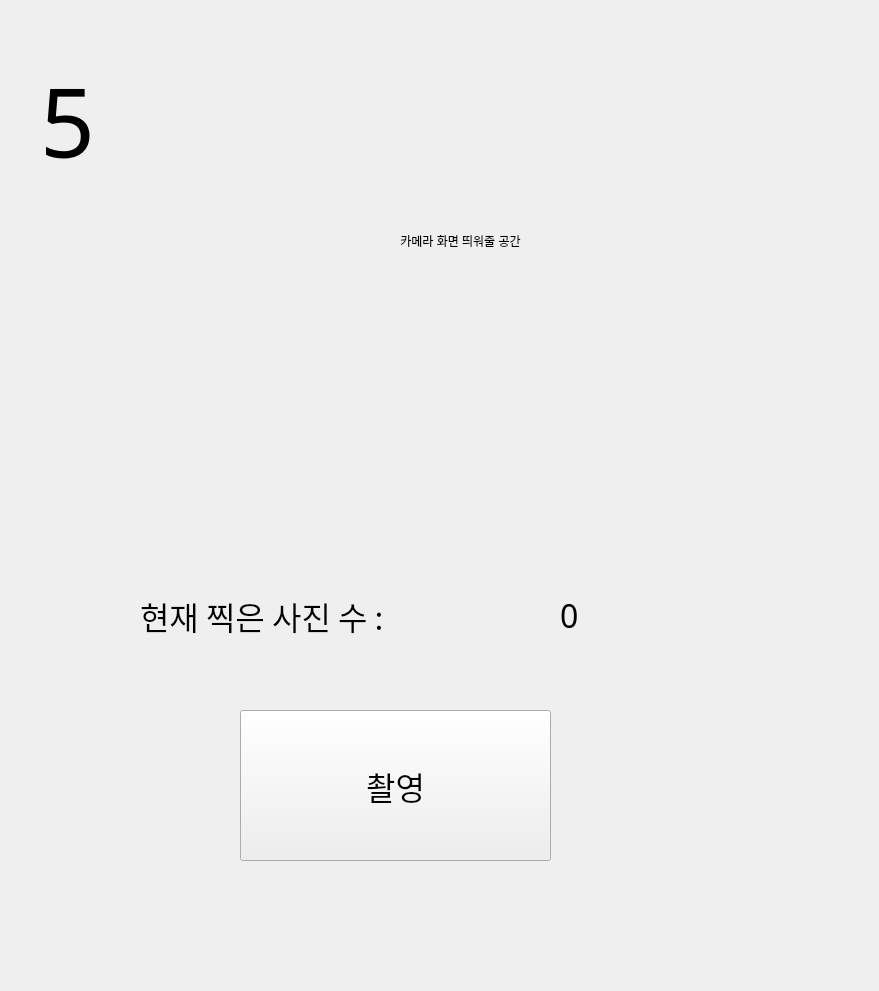
<?xml version="1.0" encoding="UTF-8"?>
<ui version="4.0">
 <class>MainWindow</class>
 <widget class="QMainWindow" name="MainWindow">
  <property name="geometry">
   <rect>
    <x>0</x>
    <y>0</y>
    <width>879</width>
    <height>991</height>
   </rect>
  </property>
  <property name="windowTitle">
   <string>MainWindow</string>
  </property>
  <widget class="QWidget" name="centralwidget">
   <widget class="QStackedWidget" name="stack">
    <property name="geometry">
     <rect>
      <x>0</x>
      <y>480</y>
      <width>800</width>
      <height>480</height>
     </rect>
    </property>
    <property name="sizePolicy">
     <sizepolicy hsizetype="Fixed" vsizetype="Fixed">
      <horstretch>0</horstretch>
      <verstretch>0</verstretch>
     </sizepolicy>
    </property>
    <property name="currentIndex">
     <number>3</number>
    </property>
    <widget class="QWidget" name="InitPage">
     <widget class="QLabel" name="label">
      <property name="geometry">
       <rect>
        <x>180</x>
        <y>240</y>
        <width>451</width>
        <height>61</height>
       </rect>
      </property>
      <property name="layoutDirection">
       <enum>Qt::LeftToRight</enum>
      </property>
      <property name="text">
       <string>&lt;html&gt;&lt;head/&gt;&lt;body&gt;&lt;p&gt;&lt;span style=&quot; font-size:16pt; font-weight:600;&quot;&gt;터치하여 PhoRest를 시작해 보세요&lt;/span&gt;&lt;/p&gt;&lt;/body&gt;&lt;/html&gt;</string>
      </property>
      <property name="alignment">
       <set>Qt::AlignCenter</set>
      </property>
     </widget>
    </widget>
    <widget class="QWidget" name="ChoosePeoplePage">
     <widget class="QLabel" name="label_3">
      <property name="geometry">
       <rect>
        <x>40</x>
        <y>50</y>
        <width>471</width>
        <height>71</height>
       </rect>
      </property>
      <property name="text">
       <string>&lt;html&gt;&lt;head/&gt;&lt;body&gt;&lt;p&gt;&lt;span style=&quot; font-size:20pt; font-weight:600;&quot;&gt;촬영할 인원수를 선택해주세요&lt;/span&gt;&lt;/p&gt;&lt;/body&gt;&lt;/html&gt;</string>
      </property>
     </widget>
     <widget class="Line" name="line_2">
      <property name="geometry">
       <rect>
        <x>0</x>
        <y>170</y>
        <width>801</width>
        <height>20</height>
       </rect>
      </property>
      <property name="orientation">
       <enum>Qt::Horizontal</enum>
      </property>
     </widget>
     <widget class="QLabel" name="label_4">
      <property name="geometry">
       <rect>
        <x>120</x>
        <y>120</y>
        <width>181</width>
        <height>41</height>
       </rect>
      </property>
      <property name="text">
       <string>&lt;html&gt;&lt;head/&gt;&lt;body&gt;&lt;p&gt;&lt;span style=&quot; font-size:14pt; font-weight:600;&quot;&gt;설정된 인원수 : &lt;/span&gt;&lt;/p&gt;&lt;/body&gt;&lt;/html&gt;</string>
      </property>
     </widget>
     <widget class="QLabel" name="NowPeople">
      <property name="geometry">
       <rect>
        <x>320</x>
        <y>120</y>
        <width>41</width>
        <height>41</height>
       </rect>
      </property>
      <property name="text">
       <string>&lt;html&gt;&lt;head/&gt;&lt;body&gt;&lt;p&gt;&lt;span style=&quot; font-size:14pt; font-weight:600;&quot;&gt;N명&lt;/span&gt;&lt;/p&gt;&lt;/body&gt;&lt;/html&gt;</string>
      </property>
     </widget>
     <widget class="QPushButton" name="RecommandBtn">
      <property name="geometry">
       <rect>
        <x>570</x>
        <y>60</y>
        <width>101</width>
        <height>61</height>
       </rect>
      </property>
      <property name="text">
       <string>추천 포즈</string>
      </property>
     </widget>
     <widget class="QPushButton" name="NextBtn">
      <property name="geometry">
       <rect>
        <x>700</x>
        <y>60</y>
        <width>61</width>
        <height>61</height>
       </rect>
      </property>
      <property name="styleSheet">
       <string notr="true">border-image:url('./nextImg.png')</string>
      </property>
      <property name="text">
       <string/>
      </property>
     </widget>
     <widget class="QWidget" name="gridLayoutWidget">
      <property name="geometry">
       <rect>
        <x>10</x>
        <y>180</y>
        <width>781</width>
        <height>271</height>
       </rect>
      </property>
      <layout class="QGridLayout" name="gridLayout">
       <property name="leftMargin">
        <number>20</number>
       </property>
       <property name="topMargin">
        <number>20</number>
       </property>
       <property name="rightMargin">
        <number>20</number>
       </property>
       <property name="bottomMargin">
        <number>20</number>
       </property>
       <property name="horizontalSpacing">
        <number>40</number>
       </property>
       <property name="verticalSpacing">
        <number>30</number>
       </property>
       <item row="0" column="2">
        <widget class="QPushButton" name="Btn3">
         <property name="sizePolicy">
          <sizepolicy hsizetype="Preferred" vsizetype="Preferred">
           <horstretch>0</horstretch>
           <verstretch>0</verstretch>
          </sizepolicy>
         </property>
         <property name="font">
          <font>
           <family>AcadEref</family>
           <pointsize>20</pointsize>
          </font>
         </property>
         <property name="text">
          <string>3명</string>
         </property>
        </widget>
       </item>
       <item row="1" column="0">
        <widget class="QPushButton" name="Btn5">
         <property name="sizePolicy">
          <sizepolicy hsizetype="Preferred" vsizetype="Preferred">
           <horstretch>0</horstretch>
           <verstretch>0</verstretch>
          </sizepolicy>
         </property>
         <property name="font">
          <font>
           <family>AcadEref</family>
           <pointsize>20</pointsize>
          </font>
         </property>
         <property name="text">
          <string>5명</string>
         </property>
        </widget>
       </item>
       <item row="0" column="0">
        <widget class="QPushButton" name="Btn1">
         <property name="enabled">
          <bool>true</bool>
         </property>
         <property name="sizePolicy">
          <sizepolicy hsizetype="Preferred" vsizetype="Preferred">
           <horstretch>0</horstretch>
           <verstretch>0</verstretch>
          </sizepolicy>
         </property>
         <property name="font">
          <font>
           <family>AcadEref</family>
           <pointsize>20</pointsize>
          </font>
         </property>
         <property name="text">
          <string>1명</string>
         </property>
        </widget>
       </item>
       <item row="1" column="1">
        <widget class="QPushButton" name="Btn6">
         <property name="sizePolicy">
          <sizepolicy hsizetype="Preferred" vsizetype="Preferred">
           <horstretch>0</horstretch>
           <verstretch>0</verstretch>
          </sizepolicy>
         </property>
         <property name="font">
          <font>
           <family>AcadEref</family>
           <pointsize>20</pointsize>
          </font>
         </property>
         <property name="text">
          <string>6명</string>
         </property>
        </widget>
       </item>
       <item row="0" column="1">
        <widget class="QPushButton" name="Btn2">
         <property name="sizePolicy">
          <sizepolicy hsizetype="Preferred" vsizetype="Preferred">
           <horstretch>0</horstretch>
           <verstretch>0</verstretch>
          </sizepolicy>
         </property>
         <property name="font">
          <font>
           <family>AcadEref</family>
           <pointsize>20</pointsize>
          </font>
         </property>
         <property name="text">
          <string>2명</string>
         </property>
        </widget>
       </item>
       <item row="0" column="3">
        <widget class="QPushButton" name="Btn4">
         <property name="sizePolicy">
          <sizepolicy hsizetype="Preferred" vsizetype="Preferred">
           <horstretch>0</horstretch>
           <verstretch>0</verstretch>
          </sizepolicy>
         </property>
         <property name="font">
          <font>
           <family>AcadEref</family>
           <pointsize>20</pointsize>
          </font>
         </property>
         <property name="text">
          <string>4명</string>
         </property>
        </widget>
       </item>
       <item row="1" column="2">
        <widget class="QPushButton" name="Btn7">
         <property name="sizePolicy">
          <sizepolicy hsizetype="Preferred" vsizetype="Preferred">
           <horstretch>0</horstretch>
           <verstretch>0</verstretch>
          </sizepolicy>
         </property>
         <property name="font">
          <font>
           <family>AcadEref</family>
           <pointsize>20</pointsize>
          </font>
         </property>
         <property name="text">
          <string>7명</string>
         </property>
        </widget>
       </item>
       <item row="1" column="3">
        <widget class="QPushButton" name="Btn8">
         <property name="sizePolicy">
          <sizepolicy hsizetype="Preferred" vsizetype="Preferred">
           <horstretch>0</horstretch>
           <verstretch>0</verstretch>
          </sizepolicy>
         </property>
         <property name="font">
          <font>
           <family>AcadEref</family>
           <pointsize>20</pointsize>
          </font>
         </property>
         <property name="text">
          <string>8명</string>
         </property>
        </widget>
       </item>
      </layout>
     </widget>
    </widget>
    <widget class="QWidget" name="ShotPage">
     <widget class="QPushButton" name="Btn_Already">
      <property name="geometry">
       <rect>
        <x>230</x>
        <y>170</y>
        <width>311</width>
        <height>151</height>
       </rect>
      </property>
      <property name="font">
       <font>
        <family>AcadEref</family>
        <pointsize>24</pointsize>
       </font>
      </property>
      <property name="autoFillBackground">
       <bool>false</bool>
      </property>
      <property name="text">
       <string>촬영 준비 완료</string>
      </property>
      <property name="autoDefault">
       <bool>false</bool>
      </property>
      <property name="default">
       <bool>false</bool>
      </property>
      <property name="flat">
       <bool>false</bool>
      </property>
     </widget>
     <widget class="QPushButton" name="Btn_Back_2">
      <property name="geometry">
       <rect>
        <x>50</x>
        <y>40</y>
        <width>81</width>
        <height>71</height>
       </rect>
      </property>
      <property name="text">
       <string>뒤로</string>
      </property>
     </widget>
    </widget>
    <widget class="QWidget" name="TimerPage">
     <widget class="QPushButton" name="Btn_Shot">
      <property name="geometry">
       <rect>
        <x>240</x>
        <y>230</y>
        <width>311</width>
        <height>151</height>
       </rect>
      </property>
      <property name="font">
       <font>
        <family>AcadEref</family>
        <pointsize>24</pointsize>
       </font>
      </property>
      <property name="autoFillBackground">
       <bool>false</bool>
      </property>
      <property name="text">
       <string>촬영</string>
      </property>
      <property name="autoDefault">
       <bool>false</bool>
      </property>
      <property name="default">
       <bool>false</bool>
      </property>
      <property name="flat">
       <bool>false</bool>
      </property>
     </widget>
     <widget class="QLabel" name="label_5">
      <property name="geometry">
       <rect>
        <x>140</x>
        <y>100</y>
        <width>401</width>
        <height>71</height>
       </rect>
      </property>
      <property name="font">
       <font>
        <family>AcadEref</family>
        <pointsize>24</pointsize>
       </font>
      </property>
      <property name="text">
       <string>현재 찍은 사진 수 : </string>
      </property>
     </widget>
     <widget class="QLabel" name="Current_Photo_Cnt">
      <property name="geometry">
       <rect>
        <x>560</x>
        <y>110</y>
        <width>51</width>
        <height>51</height>
       </rect>
      </property>
      <property name="font">
       <font>
        <family>AcadEref</family>
        <pointsize>24</pointsize>
       </font>
      </property>
      <property name="text">
       <string>0</string>
      </property>
     </widget>
    </widget>
    <widget class="QWidget" name="PrintPage">
     <widget class="QWidget" name="gridLayoutWidget_2">
      <property name="geometry">
       <rect>
        <x>19</x>
        <y>19</y>
        <width>681</width>
        <height>461</height>
       </rect>
      </property>
      <layout class="QGridLayout" name="gridLayout_2">
       <property name="leftMargin">
        <number>15</number>
       </property>
       <property name="topMargin">
        <number>15</number>
       </property>
       <property name="rightMargin">
        <number>15</number>
       </property>
       <property name="bottomMargin">
        <number>15</number>
       </property>
       <property name="spacing">
        <number>25</number>
       </property>
       <item row="1" column="0">
        <widget class="QLabel" name="Photo3">
         <property name="text">
          <string>이미지 3</string>
         </property>
        </widget>
       </item>
       <item row="0" column="0">
        <widget class="QLabel" name="Photo1">
         <property name="text">
          <string>이미지 1</string>
         </property>
        </widget>
       </item>
       <item row="0" column="1">
        <widget class="QLabel" name="Photo2">
         <property name="text">
          <string>이미지 2</string>
         </property>
        </widget>
       </item>
       <item row="1" column="1">
        <widget class="QLabel" name="Photo4">
         <property name="text">
          <string>이미지 4</string>
         </property>
        </widget>
       </item>
      </layout>
     </widget>
     <widget class="QPushButton" name="NextBtn_4">
      <property name="geometry">
       <rect>
        <x>720</x>
        <y>400</y>
        <width>61</width>
        <height>61</height>
       </rect>
      </property>
      <property name="styleSheet">
       <string notr="true">border-image:url('./nextImg.png')</string>
      </property>
      <property name="text">
       <string/>
      </property>
     </widget>
    </widget>
   </widget>
   <widget class="QStackedWidget" name="TopStack">
    <property name="geometry">
     <rect>
      <x>0</x>
      <y>0</y>
      <width>800</width>
      <height>480</height>
     </rect>
    </property>
    <property name="sizePolicy">
     <sizepolicy hsizetype="Fixed" vsizetype="Fixed">
      <horstretch>0</horstretch>
      <verstretch>0</verstretch>
     </sizepolicy>
    </property>
    <property name="currentIndex">
     <number>2</number>
    </property>
    <widget class="QWidget" name="LogoPage">
     <widget class="QLabel" name="LogoImg">
      <property name="geometry">
       <rect>
        <x>290</x>
        <y>120</y>
        <width>200</width>
        <height>200</height>
       </rect>
      </property>
      <property name="styleSheet">
       <string notr="true">border-image:url('./logo.png')</string>
      </property>
      <property name="text">
       <string/>
      </property>
      <property name="alignment">
       <set>Qt::AlignCenter</set>
      </property>
     </widget>
    </widget>
    <widget class="QWidget" name="RecommandPosePage">
     <widget class="QLabel" name="label_2">
      <property name="geometry">
       <rect>
        <x>120</x>
        <y>20</y>
        <width>571</width>
        <height>431</height>
       </rect>
      </property>
      <property name="text">
       <string>포즈 이미지</string>
      </property>
      <property name="alignment">
       <set>Qt::AlignCenter</set>
      </property>
     </widget>
     <widget class="QPushButton" name="LeftBtn">
      <property name="geometry">
       <rect>
        <x>20</x>
        <y>380</y>
        <width>71</width>
        <height>71</height>
       </rect>
      </property>
      <property name="text">
       <string>왼쪽</string>
      </property>
     </widget>
     <widget class="QPushButton" name="RightBtn">
      <property name="geometry">
       <rect>
        <x>720</x>
        <y>380</y>
        <width>71</width>
        <height>71</height>
       </rect>
      </property>
      <property name="text">
       <string>오른쪽</string>
      </property>
     </widget>
    </widget>
    <widget class="QWidget" name="ShotPage_Top">
     <widget class="QLabel" name="Label_Camera">
      <property name="geometry">
       <rect>
        <x>180</x>
        <y>40</y>
        <width>561</width>
        <height>401</height>
       </rect>
      </property>
      <property name="text">
       <string>카메라 화면 띄워줄 공간</string>
      </property>
      <property name="alignment">
       <set>Qt::AlignCenter</set>
      </property>
     </widget>
     <widget class="QLabel" name="Label_Timer">
      <property name="geometry">
       <rect>
        <x>40</x>
        <y>50</y>
        <width>91</width>
        <height>141</height>
       </rect>
      </property>
      <property name="font">
       <font>
        <family>AcadEref</family>
        <pointsize>72</pointsize>
       </font>
      </property>
      <property name="text">
       <string>5</string>
      </property>
     </widget>
    </widget>
    <widget class="QWidget" name="CheckPhoto">
     <widget class="QLabel" name="Top_Big_Photo">
      <property name="geometry">
       <rect>
        <x>73</x>
        <y>24</y>
        <width>661</width>
        <height>431</height>
       </rect>
      </property>
      <property name="text">
       <string>이미지 크게 보여줄 공간</string>
      </property>
     </widget>
    </widget>
   </widget>
  </widget>
 </widget>
 <resources/>
 <connections>
  <connection>
   <sender>RecommandBtn</sender>
   <signal>clicked()</signal>
   <receiver>MainWindow</receiver>
   <slot>RecommandPose()</slot>
   <hints>
    <hint type="sourcelabel">
     <x>662</x>
     <y>540</y>
    </hint>
    <hint type="destinationlabel">
     <x>837</x>
     <y>69</y>
    </hint>
   </hints>
  </connection>
  <connection>
   <sender>NextBtn</sender>
   <signal>clicked()</signal>
   <receiver>MainWindow</receiver>
   <slot>NextButton()</slot>
   <hints>
    <hint type="sourcelabel">
     <x>749</x>
     <y>540</y>
    </hint>
    <hint type="destinationlabel">
     <x>841</x>
     <y>120</y>
    </hint>
   </hints>
  </connection>
  <connection>
   <sender>Btn1</sender>
   <signal>clicked()</signal>
   <receiver>MainWindow</receiver>
   <slot>Press_Btn1()</slot>
   <hints>
    <hint type="sourcelabel">
     <x>161</x>
     <y>680</y>
    </hint>
    <hint type="destinationlabel">
     <x>860</x>
     <y>222</y>
    </hint>
   </hints>
  </connection>
  <connection>
   <sender>Btn2</sender>
   <signal>clicked()</signal>
   <receiver>MainWindow</receiver>
   <slot>Press_Btn2()</slot>
   <hints>
    <hint type="sourcelabel">
     <x>380</x>
     <y>680</y>
    </hint>
    <hint type="destinationlabel">
     <x>834</x>
     <y>234</y>
    </hint>
   </hints>
  </connection>
  <connection>
   <sender>Btn3</sender>
   <signal>clicked()</signal>
   <receiver>MainWindow</receiver>
   <slot>Press_Btn3()</slot>
   <hints>
    <hint type="sourcelabel">
     <x>575</x>
     <y>680</y>
    </hint>
    <hint type="destinationlabel">
     <x>861</x>
     <y>255</y>
    </hint>
   </hints>
  </connection>
  <connection>
   <sender>Btn4</sender>
   <signal>clicked()</signal>
   <receiver>MainWindow</receiver>
   <slot>Press_Btn4()</slot>
   <hints>
    <hint type="sourcelabel">
     <x>770</x>
     <y>680</y>
    </hint>
    <hint type="destinationlabel">
     <x>892</x>
     <y>278</y>
    </hint>
   </hints>
  </connection>
  <connection>
   <sender>Btn5</sender>
   <signal>clicked()</signal>
   <receiver>MainWindow</receiver>
   <slot>Press_Btn5()</slot>
   <hints>
    <hint type="sourcelabel">
     <x>162</x>
     <y>811</y>
    </hint>
    <hint type="destinationlabel">
     <x>871</x>
     <y>314</y>
    </hint>
   </hints>
  </connection>
  <connection>
   <sender>Btn6</sender>
   <signal>clicked()</signal>
   <receiver>MainWindow</receiver>
   <slot>Press_Btn6()</slot>
   <hints>
    <hint type="sourcelabel">
     <x>380</x>
     <y>811</y>
    </hint>
    <hint type="destinationlabel">
     <x>877</x>
     <y>353</y>
    </hint>
   </hints>
  </connection>
  <connection>
   <sender>Btn7</sender>
   <signal>clicked()</signal>
   <receiver>MainWindow</receiver>
   <slot>Press_Btn7()</slot>
   <hints>
    <hint type="sourcelabel">
     <x>575</x>
     <y>811</y>
    </hint>
    <hint type="destinationlabel">
     <x>873</x>
     <y>396</y>
    </hint>
   </hints>
  </connection>
  <connection>
   <sender>Btn8</sender>
   <signal>clicked()</signal>
   <receiver>MainWindow</receiver>
   <slot>Press_Btn8()</slot>
   <hints>
    <hint type="sourcelabel">
     <x>770</x>
     <y>811</y>
    </hint>
    <hint type="destinationlabel">
     <x>861</x>
     <y>429</y>
    </hint>
   </hints>
  </connection>
  <connection>
   <sender>Btn_Already</sender>
   <signal>clicked()</signal>
   <receiver>MainWindow</receiver>
   <slot>Press_PreparedBtn()</slot>
   <hints>
    <hint type="sourcelabel">
     <x>474</x>
     <y>650</y>
    </hint>
    <hint type="destinationlabel">
     <x>841</x>
     <y>266</y>
    </hint>
   </hints>
  </connection>
  <connection>
   <sender>Btn_Back_2</sender>
   <signal>clicked()</signal>
   <receiver>MainWindow</receiver>
   <slot>Press_Back()</slot>
   <hints>
    <hint type="sourcelabel">
     <x>89</x>
     <y>558</y>
    </hint>
    <hint type="destinationlabel">
     <x>841</x>
     <y>551</y>
    </hint>
   </hints>
  </connection>
  <connection>
   <sender>Btn_Shot</sender>
   <signal>clicked()</signal>
   <receiver>MainWindow</receiver>
   <slot>Press_ShotBtn()</slot>
   <hints>
    <hint type="sourcelabel">
     <x>450</x>
     <y>775</y>
    </hint>
    <hint type="destinationlabel">
     <x>832</x>
     <y>712</y>
    </hint>
   </hints>
  </connection>
 </connections>
 <slots>
  <slot>RecommandPose()</slot>
  <slot>NextButton()</slot>
  <slot>Press_Btn1()</slot>
  <slot>Press_Btn2()</slot>
  <slot>Press_Btn3()</slot>
  <slot>Press_Btn4()</slot>
  <slot>Press_Btn5()</slot>
  <slot>Press_Btn6()</slot>
  <slot>Press_Btn7()</slot>
  <slot>Press_Btn8()</slot>
  <slot>Press_ShotBtn()</slot>
  <slot>Press_Back()</slot>
  <slot>Press_PreparedBtn()</slot>
 </slots>
</ui>
